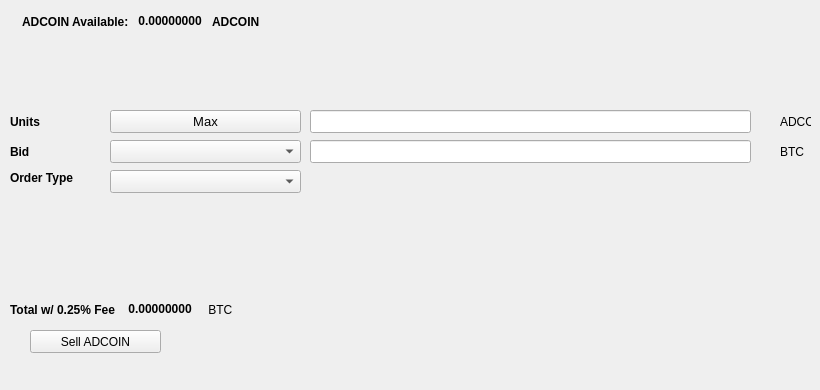
   <widget class="QWidget" name="SellTab">
    <attribute name="title">
     <string>Sell</string>
    </attribute>
    <widget class="QLabel" name="label_16">
     <property name="geometry">
      <rect>
       <x>780</x>
       <y>140</y>
       <width>31</width>
       <height>23</height>
      </rect>
     </property>
     <property name="text">
      <string>BTC</string>
     </property>
    </widget>
    <widget class="QComboBox" name="SellBidcomboBox">
     <property name="geometry">
      <rect>
       <x>110</x>
       <y>140</y>
       <width>191</width>
       <height>23</height>
      </rect>
     </property>
     <property name="font">
      <font>
       <pointsize>10</pointsize>
      </font>
     </property>
    </widget>
    <widget class="QLabel" name="label_18">
     <property name="geometry">
      <rect>
       <x>10</x>
       <y>110</y>
       <width>46</width>
       <height>23</height>
      </rect>
     </property>
     <property name="font">
      <font>
       <weight>75</weight>
       <bold>true</bold>
      </font>
     </property>
     <property name="text">
      <string>Units</string>
     </property>
    </widget>
    <widget class="QPushButton" name="Sell_Max_Amount">
     <property name="geometry">
      <rect>
       <x>110</x>
       <y>110</y>
       <width>191</width>
       <height>23</height>
      </rect>
     </property>
     <property name="font">
      <font>
       <pointsize>10</pointsize>
      </font>
     </property>
     <property name="text">
      <string>Max</string>
     </property>
    </widget>
    <widget class="QLabel" name="label_20">
     <property name="geometry">
      <rect>
       <x>10</x>
       <y>170</y>
       <width>91</width>
       <height>16</height>
      </rect>
     </property>
     <property name="font">
      <font>
       <weight>75</weight>
       <bold>true</bold>
      </font>
     </property>
     <property name="text">
      <string>Order Type</string>
     </property>
    </widget>
    <widget class="QComboBox" name="SellOrdertypeCombo">
     <property name="geometry">
      <rect>
       <x>110</x>
       <y>170</y>
       <width>191</width>
       <height>23</height>
      </rect>
     </property>
     <property name="font">
      <font>
       <pointsize>10</pointsize>
      </font>
     </property>
    </widget>
    <widget class="QLabel" name="label_21">
     <property name="geometry">
      <rect>
       <x>10</x>
       <y>140</y>
       <width>46</width>
       <height>23</height>
      </rect>
     </property>
     <property name="font">
      <font>
       <weight>75</weight>
       <bold>true</bold>
      </font>
     </property>
     <property name="text">
      <string>Bid</string>
     </property>
    </widget>
    <widget class="QLabel" name="label_22">
     <property name="geometry">
      <rect>
       <x>780</x>
       <y>110</y>
       <width>31</width>
       <height>23</height>
      </rect>
     </property>
     <property name="text">
      <string>ADCOIN</string>
     </property>
    </widget>
    <widget class="QLineEdit" name="UnitsInputADCOIN">
     <property name="geometry">
      <rect>
       <x>310</x>
       <y>110</y>
       <width>441</width>
       <height>23</height>
      </rect>
     </property>
     <property name="font">
      <font>
       <pointsize>9</pointsize>
       <weight>75</weight>
       <bold>true</bold>
      </font>
     </property>
    </widget>
    <widget class="QLineEdit" name="SellBidPriceEdit">
     <property name="geometry">
      <rect>
       <x>310</x>
       <y>140</y>
       <width>441</width>
       <height>23</height>
      </rect>
     </property>
     <property name="font">
      <font>
       <pointsize>9</pointsize>
       <weight>75</weight>
       <bold>true</bold>
      </font>
     </property>
    </widget>
    <widget class="QPushButton" name="SellADCOINBTN">
     <property name="geometry">
      <rect>
       <x>30</x>
       <y>330</y>
       <width>131</width>
       <height>23</height>
      </rect>
     </property>
     <property name="text">
      <string>Sell ADCOIN</string>
     </property>
     <property name="icon">
      <iconset resource="../adcoin">
       <normaloff>:/icons/bitcoin</normaloff>:/icons/bitcoin</iconset>
     </property>
    </widget>
    <widget class="QWidget" name="layoutWidget3">
     <property name="geometry">
      <rect>
       <x>22</x>
       <y>12</y>
       <width>258</width>
       <height>19</height>
      </rect>
     </property>
     <layout class="QHBoxLayout" name="horizontalLayout">
      <item>
       <widget class="QLabel" name="label232_2">
        <property name="font">
         <font>
          <weight>75</weight>
          <bold>true</bold>
         </font>
        </property>
        <property name="text">
         <string>ADCOIN Available:</string>
        </property>
       </widget>
      </item>
      <item>
       <widget class="QLabel" name="ADCOINAvailableLabel">
        <property name="palette">
         <palette>
          <active>
           <colorrole role="WindowText">
            <brush brushstyle="SolidPattern">
             <color alpha="255">
              <red>0</red>
              <green>0</green>
              <blue>0</blue>
             </color>
            </brush>
           </colorrole>
           <colorrole role="Button">
            <brush brushstyle="SolidPattern">
             <color alpha="255">
              <red>0</red>
              <green>170</green>
              <blue>0</blue>
             </color>
            </brush>
           </colorrole>
           <colorrole role="Light">
            <brush brushstyle="SolidPattern">
             <color alpha="255">
              <red>0</red>
              <green>255</green>
              <blue>0</blue>
             </color>
            </brush>
           </colorrole>
           <colorrole role="Midlight">
            <brush brushstyle="SolidPattern">
             <color alpha="255">
              <red>0</red>
              <green>212</green>
              <blue>0</blue>
             </color>
            </brush>
           </colorrole>
           <colorrole role="Dark">
            <brush brushstyle="SolidPattern">
             <color alpha="255">
              <red>0</red>
              <green>85</green>
              <blue>0</blue>
             </color>
            </brush>
           </colorrole>
           <colorrole role="Mid">
            <brush brushstyle="SolidPattern">
             <color alpha="255">
              <red>0</red>
              <green>113</green>
              <blue>0</blue>
             </color>
            </brush>
           </colorrole>
           <colorrole role="Text">
            <brush brushstyle="SolidPattern">
             <color alpha="255">
              <red>0</red>
              <green>170</green>
              <blue>0</blue>
             </color>
            </brush>
           </colorrole>
           <colorrole role="BrightText">
            <brush brushstyle="SolidPattern">
             <color alpha="255">
              <red>255</red>
              <green>255</green>
              <blue>255</blue>
             </color>
            </brush>
           </colorrole>
           <colorrole role="ButtonText">
            <brush brushstyle="SolidPattern">
             <color alpha="255">
              <red>0</red>
              <green>0</green>
              <blue>0</blue>
             </color>
            </brush>
           </colorrole>
           <colorrole role="Base">
            <brush brushstyle="SolidPattern">
             <color alpha="255">
              <red>255</red>
              <green>255</green>
              <blue>255</blue>
             </color>
            </brush>
           </colorrole>
           <colorrole role="Window">
            <brush brushstyle="SolidPattern">
             <color alpha="255">
              <red>0</red>
              <green>170</green>
              <blue>0</blue>
             </color>
            </brush>
           </colorrole>
           <colorrole role="Shadow">
            <brush brushstyle="SolidPattern">
             <color alpha="255">
              <red>0</red>
              <green>0</green>
              <blue>0</blue>
             </color>
            </brush>
           </colorrole>
           <colorrole role="AlternateBase">
            <brush brushstyle="SolidPattern">
             <color alpha="255">
              <red>127</red>
              <green>212</green>
              <blue>127</blue>
             </color>
            </brush>
           </colorrole>
           <colorrole role="ToolTipBase">
            <brush brushstyle="SolidPattern">
             <color alpha="255">
              <red>255</red>
              <green>255</green>
              <blue>220</blue>
             </color>
            </brush>
           </colorrole>
           <colorrole role="ToolTipText">
            <brush brushstyle="SolidPattern">
             <color alpha="255">
              <red>0</red>
              <green>0</green>
              <blue>0</blue>
             </color>
            </brush>
           </colorrole>
          </active>
          <inactive>
           <colorrole role="WindowText">
            <brush brushstyle="SolidPattern">
             <color alpha="255">
              <red>0</red>
              <green>0</green>
              <blue>0</blue>
             </color>
            </brush>
           </colorrole>
           <colorrole role="Button">
            <brush brushstyle="SolidPattern">
             <color alpha="255">
              <red>0</red>
              <green>170</green>
              <blue>0</blue>
             </color>
            </brush>
           </colorrole>
           <colorrole role="Light">
            <brush brushstyle="SolidPattern">
             <color alpha="255">
              <red>0</red>
              <green>255</green>
              <blue>0</blue>
             </color>
            </brush>
           </colorrole>
           <colorrole role="Midlight">
            <brush brushstyle="SolidPattern">
             <color alpha="255">
              <red>0</red>
              <green>212</green>
              <blue>0</blue>
             </color>
            </brush>
           </colorrole>
           <colorrole role="Dark">
            <brush brushstyle="SolidPattern">
             <color alpha="255">
              <red>0</red>
              <green>85</green>
              <blue>0</blue>
             </color>
            </brush>
           </colorrole>
           <colorrole role="Mid">
            <brush brushstyle="SolidPattern">
             <color alpha="255">
              <red>0</red>
              <green>113</green>
              <blue>0</blue>
             </color>
            </brush>
           </colorrole>
           <colorrole role="Text">
            <brush brushstyle="SolidPattern">
             <color alpha="255">
              <red>0</red>
              <green>170</green>
              <blue>0</blue>
             </color>
            </brush>
           </colorrole>
           <colorrole role="BrightText">
            <brush brushstyle="SolidPattern">
             <color alpha="255">
              <red>255</red>
              <green>255</green>
              <blue>255</blue>
             </color>
            </brush>
           </colorrole>
           <colorrole role="ButtonText">
            <brush brushstyle="SolidPattern">
             <color alpha="255">
              <red>0</red>
              <green>0</green>
              <blue>0</blue>
             </color>
            </brush>
           </colorrole>
           <colorrole role="Base">
            <brush brushstyle="SolidPattern">
             <color alpha="255">
              <red>255</red>
              <green>255</green>
              <blue>255</blue>
             </color>
            </brush>
           </colorrole>
           <colorrole role="Window">
            <brush brushstyle="SolidPattern">
             <color alpha="255">
              <red>0</red>
              <green>170</green>
              <blue>0</blue>
             </color>
            </brush>
           </colorrole>
           <colorrole role="Shadow">
            <brush brushstyle="SolidPattern">
             <color alpha="255">
              <red>0</red>
              <green>0</green>
              <blue>0</blue>
             </color>
            </brush>
           </colorrole>
           <colorrole role="AlternateBase">
            <brush brushstyle="SolidPattern">
             <color alpha="255">
              <red>127</red>
              <green>212</green>
              <blue>127</blue>
             </color>
            </brush>
           </colorrole>
           <colorrole role="ToolTipBase">
            <brush brushstyle="SolidPattern">
             <color alpha="255">
              <red>255</red>
              <green>255</green>
              <blue>220</blue>
             </color>
            </brush>
           </colorrole>
           <colorrole role="ToolTipText">
            <brush brushstyle="SolidPattern">
             <color alpha="255">
              <red>0</red>
              <green>0</green>
              <blue>0</blue>
             </color>
            </brush>
           </colorrole>
          </inactive>
          <disabled>
           <colorrole role="WindowText">
            <brush brushstyle="SolidPattern">
             <color alpha="255">
              <red>0</red>
              <green>85</green>
              <blue>0</blue>
             </color>
            </brush>
           </colorrole>
           <colorrole role="Button">
            <brush brushstyle="SolidPattern">
             <color alpha="255">
              <red>0</red>
              <green>170</green>
              <blue>0</blue>
             </color>
            </brush>
           </colorrole>
           <colorrole role="Light">
            <brush brushstyle="SolidPattern">
             <color alpha="255">
              <red>0</red>
              <green>255</green>
              <blue>0</blue>
             </color>
            </brush>
           </colorrole>
           <colorrole role="Midlight">
            <brush brushstyle="SolidPattern">
             <color alpha="255">
              <red>0</red>
              <green>212</green>
              <blue>0</blue>
             </color>
            </brush>
           </colorrole>
           <colorrole role="Dark">
            <brush brushstyle="SolidPattern">
             <color alpha="255">
              <red>0</red>
              <green>85</green>
              <blue>0</blue>
             </color>
            </brush>
           </colorrole>
           <colorrole role="Mid">
            <brush brushstyle="SolidPattern">
             <color alpha="255">
              <red>0</red>
              <green>113</green>
              <blue>0</blue>
             </color>
            </brush>
           </colorrole>
           <colorrole role="Text">
            <brush brushstyle="SolidPattern">
             <color alpha="255">
              <red>0</red>
              <green>85</green>
              <blue>0</blue>
             </color>
            </brush>
           </colorrole>
           <colorrole role="BrightText">
            <brush brushstyle="SolidPattern">
             <color alpha="255">
              <red>255</red>
              <green>255</green>
              <blue>255</blue>
             </color>
            </brush>
           </colorrole>
           <colorrole role="ButtonText">
            <brush brushstyle="SolidPattern">
             <color alpha="255">
              <red>0</red>
              <green>85</green>
              <blue>0</blue>
             </color>
            </brush>
           </colorrole>
           <colorrole role="Base">
            <brush brushstyle="SolidPattern">
             <color alpha="255">
              <red>0</red>
              <green>170</green>
              <blue>0</blue>
             </color>
            </brush>
           </colorrole>
           <colorrole role="Window">
            <brush brushstyle="SolidPattern">
             <color alpha="255">
              <red>0</red>
              <green>170</green>
              <blue>0</blue>
             </color>
            </brush>
           </colorrole>
           <colorrole role="Shadow">
            <brush brushstyle="SolidPattern">
             <color alpha="255">
              <red>0</red>
              <green>0</green>
              <blue>0</blue>
             </color>
            </brush>
           </colorrole>
           <colorrole role="AlternateBase">
            <brush brushstyle="SolidPattern">
             <color alpha="255">
              <red>0</red>
              <green>170</green>
              <blue>0</blue>
             </color>
            </brush>
           </colorrole>
           <colorrole role="ToolTipBase">
            <brush brushstyle="SolidPattern">
             <color alpha="255">
              <red>255</red>
              <green>255</green>
              <blue>220</blue>
             </color>
            </brush>
           </colorrole>
           <colorrole role="ToolTipText">
            <brush brushstyle="SolidPattern">
             <color alpha="255">
              <red>0</red>
              <green>0</green>
              <blue>0</blue>
             </color>
            </brush>
           </colorrole>
          </disabled>
         </palette>
        </property>
        <property name="font">
         <font>
          <weight>75</weight>
          <bold>true</bold>
         </font>
        </property>
        <property name="text">
         <string> 0.00000000 </string>
        </property>
        <property name="textInteractionFlags">
         <set>Qt::LinksAccessibleByMouse|Qt::TextSelectableByKeyboard|Qt::TextSelectableByMouse</set>
        </property>
       </widget>
      </item>
      <item>
       <widget class="QLabel" name="labelADCOIN">
        <property name="font">
         <font>
          <weight>75</weight>
          <bold>true</bold>
         </font>
        </property>
        <property name="text">
         <string>ADCOIN</string>
        </property>
       </widget>
      </item>
     </layout>
    </widget>
    <widget class="QWidget" name="layoutWidget">
     <property name="geometry">
      <rect>
       <x>10</x>
       <y>300</y>
       <width>268</width>
       <height>19</height>
      </rect>
     </property>
     <layout class="QHBoxLayout" name="horizontalLayout_2">
      <item>
       <widget class="QLabel" name="label_19">
        <property name="font">
         <font>
          <weight>75</weight>
          <bold>true</bold>
         </font>
        </property>
        <property name="text">
         <string>Total w/ 0.25% Fee </string>
        </property>
       </widget>
      </item>
      <item>
       <widget class="QLabel" name="SellCostLabel">
        <property name="palette">
         <palette>
          <active>
           <colorrole role="WindowText">
            <brush brushstyle="SolidPattern">
             <color alpha="255">
              <red>0</red>
              <green>0</green>
              <blue>0</blue>
             </color>
            </brush>
           </colorrole>
           <colorrole role="Button">
            <brush brushstyle="SolidPattern">
             <color alpha="255">
              <red>0</red>
              <green>170</green>
              <blue>0</blue>
             </color>
            </brush>
           </colorrole>
           <colorrole role="Light">
            <brush brushstyle="SolidPattern">
             <color alpha="255">
              <red>0</red>
              <green>255</green>
              <blue>0</blue>
             </color>
            </brush>
           </colorrole>
           <colorrole role="Midlight">
            <brush brushstyle="SolidPattern">
             <color alpha="255">
              <red>0</red>
              <green>212</green>
              <blue>0</blue>
             </color>
            </brush>
           </colorrole>
           <colorrole role="Dark">
            <brush brushstyle="SolidPattern">
             <color alpha="255">
              <red>0</red>
              <green>85</green>
              <blue>0</blue>
             </color>
            </brush>
           </colorrole>
           <colorrole role="Mid">
            <brush brushstyle="SolidPattern">
             <color alpha="255">
              <red>0</red>
              <green>113</green>
              <blue>0</blue>
             </color>
            </brush>
           </colorrole>
           <colorrole role="Text">
            <brush brushstyle="SolidPattern">
             <color alpha="255">
              <red>0</red>
              <green>170</green>
              <blue>0</blue>
             </color>
            </brush>
           </colorrole>
           <colorrole role="BrightText">
            <brush brushstyle="SolidPattern">
             <color alpha="255">
              <red>255</red>
              <green>255</green>
              <blue>255</blue>
             </color>
            </brush>
           </colorrole>
           <colorrole role="ButtonText">
            <brush brushstyle="SolidPattern">
             <color alpha="255">
              <red>0</red>
              <green>0</green>
              <blue>0</blue>
             </color>
            </brush>
           </colorrole>
           <colorrole role="Base">
            <brush brushstyle="SolidPattern">
             <color alpha="255">
              <red>255</red>
              <green>255</green>
              <blue>255</blue>
             </color>
            </brush>
           </colorrole>
           <colorrole role="Window">
            <brush brushstyle="SolidPattern">
             <color alpha="255">
              <red>0</red>
              <green>170</green>
              <blue>0</blue>
             </color>
            </brush>
           </colorrole>
           <colorrole role="Shadow">
            <brush brushstyle="SolidPattern">
             <color alpha="255">
              <red>0</red>
              <green>0</green>
              <blue>0</blue>
             </color>
            </brush>
           </colorrole>
           <colorrole role="AlternateBase">
            <brush brushstyle="SolidPattern">
             <color alpha="255">
              <red>127</red>
              <green>212</green>
              <blue>127</blue>
             </color>
            </brush>
           </colorrole>
           <colorrole role="ToolTipBase">
            <brush brushstyle="SolidPattern">
             <color alpha="255">
              <red>255</red>
              <green>255</green>
              <blue>220</blue>
             </color>
            </brush>
           </colorrole>
           <colorrole role="ToolTipText">
            <brush brushstyle="SolidPattern">
             <color alpha="255">
              <red>0</red>
              <green>0</green>
              <blue>0</blue>
             </color>
            </brush>
           </colorrole>
          </active>
          <inactive>
           <colorrole role="WindowText">
            <brush brushstyle="SolidPattern">
             <color alpha="255">
              <red>0</red>
              <green>0</green>
              <blue>0</blue>
             </color>
            </brush>
           </colorrole>
           <colorrole role="Button">
            <brush brushstyle="SolidPattern">
             <color alpha="255">
              <red>0</red>
              <green>170</green>
              <blue>0</blue>
             </color>
            </brush>
           </colorrole>
           <colorrole role="Light">
            <brush brushstyle="SolidPattern">
             <color alpha="255">
              <red>0</red>
              <green>255</green>
              <blue>0</blue>
             </color>
            </brush>
           </colorrole>
           <colorrole role="Midlight">
            <brush brushstyle="SolidPattern">
             <color alpha="255">
              <red>0</red>
              <green>212</green>
              <blue>0</blue>
             </color>
            </brush>
           </colorrole>
           <colorrole role="Dark">
            <brush brushstyle="SolidPattern">
             <color alpha="255">
              <red>0</red>
              <green>85</green>
              <blue>0</blue>
             </color>
            </brush>
           </colorrole>
           <colorrole role="Mid">
            <brush brushstyle="SolidPattern">
             <color alpha="255">
              <red>0</red>
              <green>113</green>
              <blue>0</blue>
             </color>
            </brush>
           </colorrole>
           <colorrole role="Text">
            <brush brushstyle="SolidPattern">
             <color alpha="255">
              <red>0</red>
              <green>170</green>
              <blue>0</blue>
             </color>
            </brush>
           </colorrole>
           <colorrole role="BrightText">
            <brush brushstyle="SolidPattern">
             <color alpha="255">
              <red>255</red>
              <green>255</green>
              <blue>255</blue>
             </color>
            </brush>
           </colorrole>
           <colorrole role="ButtonText">
            <brush brushstyle="SolidPattern">
             <color alpha="255">
              <red>0</red>
              <green>0</green>
              <blue>0</blue>
             </color>
            </brush>
           </colorrole>
           <colorrole role="Base">
            <brush brushstyle="SolidPattern">
             <color alpha="255">
              <red>255</red>
              <green>255</green>
              <blue>255</blue>
             </color>
            </brush>
           </colorrole>
           <colorrole role="Window">
            <brush brushstyle="SolidPattern">
             <color alpha="255">
              <red>0</red>
              <green>170</green>
              <blue>0</blue>
             </color>
            </brush>
           </colorrole>
           <colorrole role="Shadow">
            <brush brushstyle="SolidPattern">
             <color alpha="255">
              <red>0</red>
              <green>0</green>
              <blue>0</blue>
             </color>
            </brush>
           </colorrole>
           <colorrole role="AlternateBase">
            <brush brushstyle="SolidPattern">
             <color alpha="255">
              <red>127</red>
              <green>212</green>
              <blue>127</blue>
             </color>
            </brush>
           </colorrole>
           <colorrole role="ToolTipBase">
            <brush brushstyle="SolidPattern">
             <color alpha="255">
              <red>255</red>
              <green>255</green>
              <blue>220</blue>
             </color>
            </brush>
           </colorrole>
           <colorrole role="ToolTipText">
            <brush brushstyle="SolidPattern">
             <color alpha="255">
              <red>0</red>
              <green>0</green>
              <blue>0</blue>
             </color>
            </brush>
           </colorrole>
          </inactive>
          <disabled>
           <colorrole role="WindowText">
            <brush brushstyle="SolidPattern">
             <color alpha="255">
              <red>0</red>
              <green>85</green>
              <blue>0</blue>
             </color>
            </brush>
           </colorrole>
           <colorrole role="Button">
            <brush brushstyle="SolidPattern">
             <color alpha="255">
              <red>0</red>
              <green>170</green>
              <blue>0</blue>
             </color>
            </brush>
           </colorrole>
           <colorrole role="Light">
            <brush brushstyle="SolidPattern">
             <color alpha="255">
              <red>0</red>
              <green>255</green>
              <blue>0</blue>
             </color>
            </brush>
           </colorrole>
           <colorrole role="Midlight">
            <brush brushstyle="SolidPattern">
             <color alpha="255">
              <red>0</red>
              <green>212</green>
              <blue>0</blue>
             </color>
            </brush>
           </colorrole>
           <colorrole role="Dark">
            <brush brushstyle="SolidPattern">
             <color alpha="255">
              <red>0</red>
              <green>85</green>
              <blue>0</blue>
             </color>
            </brush>
           </colorrole>
           <colorrole role="Mid">
            <brush brushstyle="SolidPattern">
             <color alpha="255">
              <red>0</red>
              <green>113</green>
              <blue>0</blue>
             </color>
            </brush>
           </colorrole>
           <colorrole role="Text">
            <brush brushstyle="SolidPattern">
             <color alpha="255">
              <red>0</red>
              <green>85</green>
              <blue>0</blue>
             </color>
            </brush>
           </colorrole>
           <colorrole role="BrightText">
            <brush brushstyle="SolidPattern">
             <color alpha="255">
              <red>255</red>
              <green>255</green>
              <blue>255</blue>
             </color>
            </brush>
           </colorrole>
           <colorrole role="ButtonText">
            <brush brushstyle="SolidPattern">
             <color alpha="255">
              <red>0</red>
              <green>85</green>
              <blue>0</blue>
             </color>
            </brush>
           </colorrole>
           <colorrole role="Base">
            <brush brushstyle="SolidPattern">
             <color alpha="255">
              <red>0</red>
              <green>170</green>
              <blue>0</blue>
             </color>
            </brush>
           </colorrole>
           <colorrole role="Window">
            <brush brushstyle="SolidPattern">
             <color alpha="255">
              <red>0</red>
              <green>170</green>
              <blue>0</blue>
             </color>
            </brush>
           </colorrole>
           <colorrole role="Shadow">
            <brush brushstyle="SolidPattern">
             <color alpha="255">
              <red>0</red>
              <green>0</green>
              <blue>0</blue>
             </color>
            </brush>
           </colorrole>
           <colorrole role="AlternateBase">
            <brush brushstyle="SolidPattern">
             <color alpha="255">
              <red>0</red>
              <green>170</green>
              <blue>0</blue>
             </color>
            </brush>
           </colorrole>
           <colorrole role="ToolTipBase">
            <brush brushstyle="SolidPattern">
             <color alpha="255">
              <red>255</red>
              <green>255</green>
              <blue>220</blue>
             </color>
            </brush>
           </colorrole>
           <colorrole role="ToolTipText">
            <brush brushstyle="SolidPattern">
             <color alpha="255">
              <red>0</red>
              <green>0</green>
              <blue>0</blue>
             </color>
            </brush>
           </colorrole>
          </disabled>
         </palette>
        </property>
        <property name="font">
         <font>
          <weight>75</weight>
          <bold>true</bold>
         </font>
        </property>
        <property name="autoFillBackground">
         <bool>false</bool>
        </property>
        <property name="text">
         <string> 0.00000000</string>
        </property>
        <property name="textInteractionFlags">
         <set>Qt::LinksAccessibleByMouse|Qt::TextSelectableByMouse</set>
        </property>
       </widget>
      </item>
      <item>
       <widget class="QLabel" name="label_17">
        <property name="font">
         <font>
          <weight>50</weight>
          <bold>false</bold>
         </font>
        </property>
        <property name="text">
         <string> BTC</string>
        </property>
       </widget>
      </item>
     </layout>
    </widget>
    <widget class="QLabel" name="label_23">
     <property name="geometry">
      <rect>
       <x>460</x>
       <y>300</y>
       <width>281</width>
       <height>81</height>
      </rect>
     </property>
     <property name="text">
      <string/>
     </property>
     <property name="pixmap">
      <pixmap>:/images/bittrex</pixmap>
     </property>
    </widget>
   </widget>
